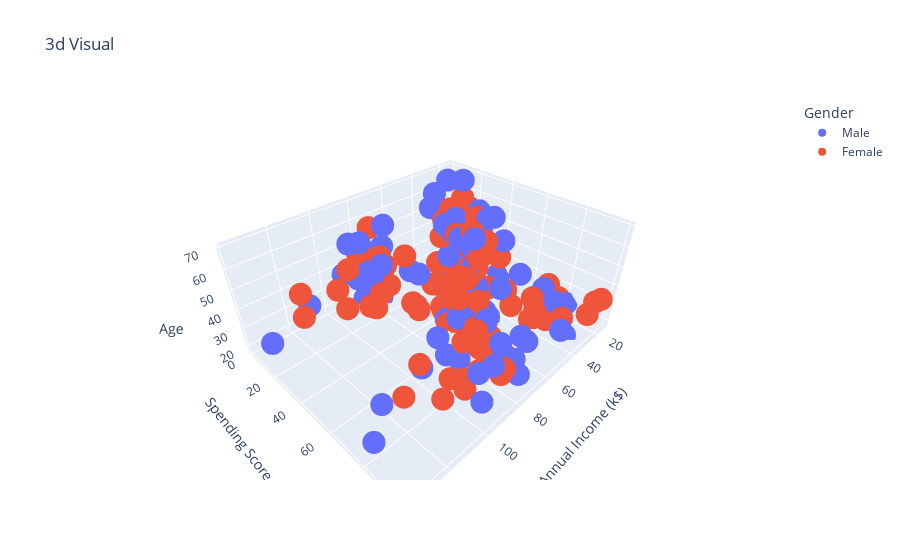

The notebook cell this image was saved under:
### Markdown cell above
#### 2.3 3D Visualization
Let's visualize the three most important features together in an interactive 3D plot to see if the clusters hold up.

### Code cell
fig = px.scatter_3d(
    df,
    x='Annual Income (k$)',
    y='Spending Score (1-100)',
    z='Age',
    color='Gender',
    title='3d Visual'
)

fig.show()

### Figure 1 — Plotly figure (JSON) as saved in the notebook; plotly's stock layout.template omitted (floating-point values rounded to 4 significant figures)
{"data": [{"hovertemplate": "Gender=Male<br>Annual Income (k$)=%{x}<br>Spending Score (1-100)=%{y}<br>Age=%{z}<extra></extra>", "legendgroup": "Male", "marker": {"color": "#636efa", "symbol": "circle"}, "mode": "markers", "name": "Male", "scene": "scene", "showlegend": true, "type": "scatter3d", "x": [15, 15, 19, 19, 20, 20, 21, 23, 24, 24, 25, 28, 28, 30, 33, 33, 38, 39, 42, 43, 43, 44, 46, 46, 46, 48, 48, 48, 49, 54, 54, 54, 54, 54, 54, 54, 59, 60, 60, 61, 61, 62, 62, 62, 63, 63, 63, 63, 64, 67, 69, 71, 71, 71, 71, 71, 71, 73, 73, 74, 75, 77, 77, 77, 78, 78, 78, 78, 78, 81, 85, 86, 87, 87, 87, 87, 87, 88, 88, 93, 93, 98, 99, 101, 113, 126, 137, 137], "y": [39, 81, 3, 14, 13, 79, 66, 29, 35, 73, 73, 82, 61, 4, 4, 92, 92, 36, 60, 60, 41, 46, 46, 56, 55, 51, 59, 59, 55, 47, 54, 48, 51, 55, 41, 46, 41, 49, 52, 42, 49, 59, 55, 56, 46, 43, 48, 52, 46, 56, 91, 35, 95, 11, 75, 9, 75, 5, 73, 10, 93, 12, 97, 36, 90, 17, 88, 1, 1, 5, 26, 20, 63, 13, 75, 10, 92, 15, 69, 14, 90, 15, 97, 68, 8, 74, 18, 83], "z": [19, 21, 64, 67, 37, 22, 20, 52, 35, 25, 31, 29, 35, 60, 53, 18, 24, 48, 33, 59, 47, 69, 53, 70, 19, 63, 18, 19, 70, 59, 26, 40, 57, 38, 67, 48, 18, 48, 24, 48, 20, 67, 26, 49, 54, 68, 66, 65, 19, 27, 39, 43, 40, 59, 38, 47, 39, 20, 32, 19, 32, 25, 28, 48, 34, 43, 39, 37, 34, 19, 50, 42, 32, 40, 28, 36, 36, 58, 27, 59, 35, 46, 30, 28, 33, 32, 32, 30]}, {"hovertemplate": "Gender=Female<br>Annual Income (k$)=%{x}<br>Spending Score (1-100)=%{y}<br>Age=%{z}<extra></extra>", "legendgroup": "Female", "marker": {"color": "#EF553B", "symbol": "circle"}, "mode": "markers", "name": "Female", "scene": "scene", "showlegend": true, "type": "scatter3d", "x": [16, 16, 17, 17, 18, 18, 19, 19, 20, 20, 21, 23, 25, 28, 28, 29, 29, 30, 33, 33, 34, 34, 37, 37, 38, 39, 39, 39, 40, 40, 40, 40, 42, 43, 43, 44, 46, 47, 47, 48, 48, 48, 49, 50, 50, 54, 54, 54, 54, 54, 57, 57, 58, 58, 59, 60, 60, 60, 60, 62, 62, 62, 63, 63, 64, 65, 65, 65, 65, 67, 67, 67, 69, 70, 70, 72, 72, 73, 73, 74, 75, 76, 76, 77, 78, 78, 78, 78, 78, 78, 78, 79, 79, 81, 85, 86, 87, 88, 88, 97, 97, 98, 99, 101, 103, 103, 103, 103, 113, 120, 120, 126], "y": [6, 77, 40, 76, 6, 94, 72, 99, 15, 77, 35, 98, 5, 14, 32, 31, 87, 73, 14, 81, 17, 73, 26, 75, 35, 61, 28, 65, 55, 47, 42, 42, 52, 54, 45, 50, 51, 52, 59, 50, 48, 47, 42, 49, 56, 53, 52, 42, 44, 57, 58, 55, 60, 46, 55, 40, 42, 47, 50, 41, 48, 42, 50, 54, 42, 48, 50, 43, 59, 43, 57, 40, 58, 29, 77, 34, 71, 88, 7, 72, 5, 40, 87, 74, 22, 20, 76, 16, 89, 78, 73, 35, 83, 93, 75, 95, 27, 13, 86, 32, 86, 88, 39, 24, 17, 85, 23, 69, 91, 16, 79, 28], "z": [20, 23, 31, 22, 35, 23, 30, 35, 58, 24, 35, 35, 46, 54, 45, 40, 23, 21, 49, 21, 42, 30, 36, 20, 65, 31, 49, 24, 50, 27, 29, 31, 49, 31, 50, 51, 27, 67, 54, 43, 68, 32, 47, 60, 60, 45, 23, 49, 46, 21, 55, 22, 34, 50, 68, 40, 32, 47, 27, 23, 49, 21, 66, 19, 38, 18, 19, 63, 49, 51, 50, 38, 40, 23, 31, 25, 31, 29, 44, 35, 57, 28, 32, 32, 34, 44, 38, 47, 27, 30, 30, 56, 29, 31, 36, 33, 36, 52, 30, 37, 32, 29, 41, 54, 41, 36, 34, 32, 38, 47, 35, 45]}], "layout": {"legend": {"title": {"text": "Gender"}, "tracegroupgap": 0}, "scene": {"domain": {"x": [0, 1], "y": [0, 1]}, "xaxis": {"title": {"text": "Annual Income (k$)"}}, "yaxis": {"title": {"text": "Spending Score (1-100)"}}, "zaxis": {"title": {"text": "Age"}}}, "title": {"text": "3d Visual"}}}
